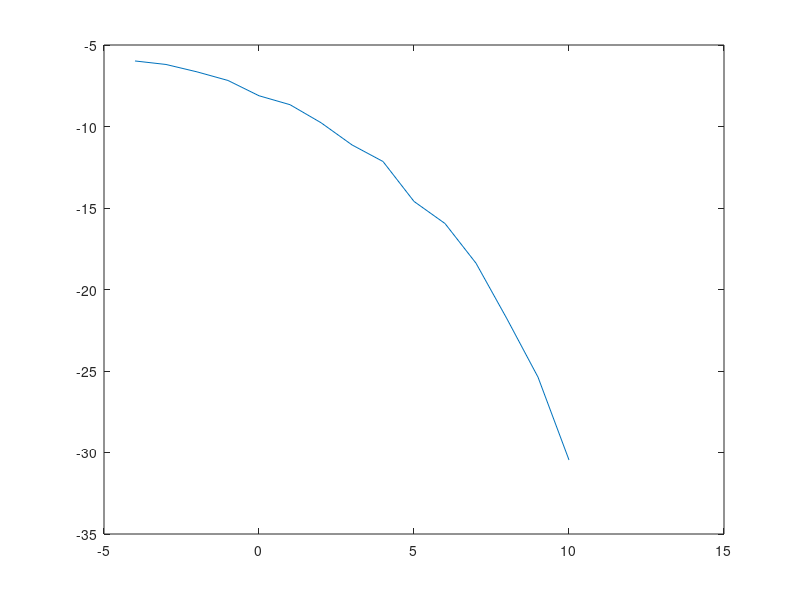

Source code (MATLAB):
clear
N = 10000;
x = randi([0 1],1,N);
for i=1:N
    if x(i)== 0
        c(i) = -1;
    else
        c(i) = 1;
    end
end
c(x==1)=1;
c(x~=1)=-1;

n = randn(1,N);

s = n + c;

SNR_dB = 10*log10(sum(c.^2)/sum(n.^2));

% Aufgabe 5.3
r = s>0;

BER = sum(r~=x)/N;

% Aufgabe 5.4
SNR_dB = [-4:1:12];
SNR_lin = 10.^(SNR_dB/10);
rauschleistung = 1./SNR_lin;

for i=1:length(rauschleistung)
    
    n = sqrt(rauschleistung(i))*randn(1,N);

    s = n + c;

    %SNR_dB = 10*log10(sum(c.^2)/sum(n.^2));
    r = s>0;
    BER_neu(i) = sum(r~=x)/N;
end
BER_neu_db=10*log10(BER_neu);
plot(SNR_dB,BER_neu_db)
    
